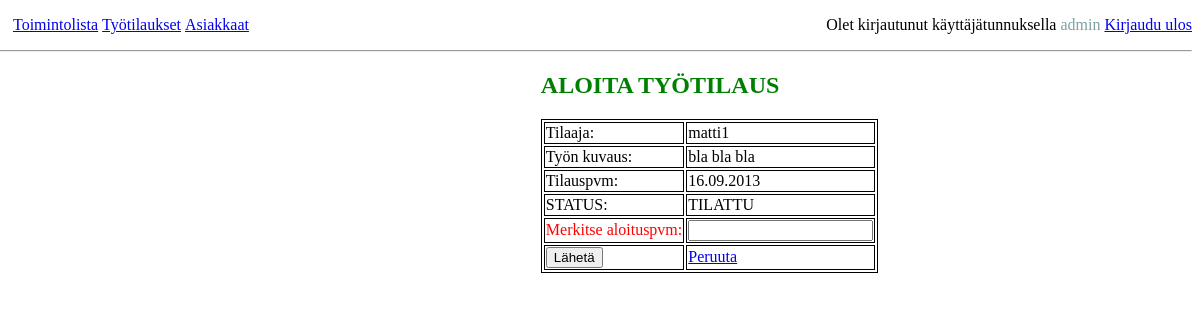
/harj/sovellus.php?pId=ATT&avain=1 (signed in), run on the app's committed database.
### tables this page shows
CREATE TABLE IF NOT EXISTS `TYOTILAUKSET` (
  `AVAIN` int(11) NOT NULL AUTO_INCREMENT,
  `TILAAJA` varchar(50) NOT NULL,
  `KUVAUS` varchar(50) NOT NULL,
  `TILAUSPVM` varchar(10) NOT NULL,
  `ALOITUSPVM` varchar(10) NOT NULL,
  `VALMISTUMISPVM` varchar(10) NOT NULL,
  `HYVAKSYMISPVM` varchar(10) NOT NULL,
  `TYOKOMMENTTI` varchar(200) NOT NULL,
  `TUNTIMAARA` int(200) NOT NULL,
  `TARVIKKEET` varchar(200) NOT NULL,
  `KUSTANNUSARVIO` varchar(50) NOT NULL,
  `STATUS` varchar(15) NOT NULL,
  PRIMARY KEY (`AVAIN`)
);

### harj/sisalto.php (the view, shortened to what this page needs)
<?php
function tyotilaus_aloitus(){
	if($_GET['pId'] == 'ATT' && isset($_SESSION['kayttajatunnus']) ){
		$kysely="SELECT TILAAJA, KUVAUS, TILAUSPVM, STATUS FROM tyotilaukset WHERE AVAIN = '".$_GET['avain']."' ";
		$tulos = mysql_query($kysely);
		$rivi = mysql_fetch_array($tulos);
		if(!empty($rivi['TILAUSPVM'])){
			$TILAUSPVM = date("d.m.Y", strtotime($rivi['TILAUSPVM']));
		}
		else{
			$TILAUSPVM = ' ';
		}
	}
	return '
	<div class="center">
		<h2>ALOITA TYÖTILAUS</h2>
		<table>
			<form method="POST" action="">
				<tr>
					<td><label>Tilaaja: </label></td>
					<td>' .$rivi['TILAAJA']. '</td>
				</tr>
				<tr>
					<td><label>Työn kuvaus: </label></td>
					<td>' .$rivi['KUVAUS']. '</td>
				</tr>
				<tr>
					<td><label>Tilauspvm: </label></td>
					<td>' .$TILAUSPVM. '</td>
				</tr>
				<tr>
					<td><label>STATUS: </label></td>
					<td>' .$rivi['STATUS']. '</td>
				</tr>
				<tr>
					<td><label style="color:red">Merkitse aloituspvm: </label></td>
					<td><input type="text" name="aloituspvm"></td>
				</tr>
				<tr>
					<td><input type="submit" name="aloitus" value="Lähetä" /></td>
					<td><a href="sovellus.php?pId=tyotilaukset">Peruuta</a></td>
				</tr>
			</form>
		</table>
	</div>
		';
}
?>

### harj/tyyli.css (style rules this page uses)
table, td { border:1px solid black; }
h2 { color:green; }
.virhe, .center { width:55%;margin-left:auto; }

### data on the page
tyotilaukset: TILAAJA "matti1", KUVAUS "bla bla bla", TILAUSPVM "16.09.2013", STATUS "TILATTU"

### other printed values
$_SESSION['kayttajatunnus'] "admin"
